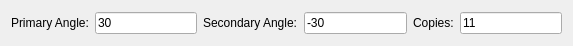
<?xml version="1.0" encoding="UTF-8"?>
<ui version="4.0">
 <class>Rotate2</class>
 <widget class="QWidget" name="Rotate2">
  <property name="geometry">
   <rect>
    <x>0</x>
    <y>0</y>
    <width>573</width>
    <height>46</height>
   </rect>
  </property>
  <layout class="QHBoxLayout" name="horizontalLayout">
   <item>
    <widget class="QLabel" name="AngleLabel">
     <property name="text">
      <string>Primary Angle:</string>
     </property>
     <property name="buddy">
      <cstring>PrimaryAngle</cstring>
     </property>
    </widget>
   </item>
   <item>
    <widget class="RMathLineEdit" name="PrimaryAngle">
     <property name="text">
      <string notr="true">30</string>
     </property>
     <property name="angle" stdset="0">
      <bool>true</bool>
     </property>
    </widget>
   </item>
   <item>
    <widget class="QLabel" name="label">
     <property name="text">
      <string>Secondary Angle:</string>
     </property>
    </widget>
   </item>
   <item>
    <widget class="RMathLineEdit" name="SecondaryAngle">
     <property name="text">
      <string notr="true">-30</string>
     </property>
     <property name="angle" stdset="0">
      <bool>true</bool>
     </property>
    </widget>
   </item>
   <item>
    <widget class="QLabel" name="label_2">
     <property name="text">
      <string>Copies:</string>
     </property>
    </widget>
   </item>
   <item>
    <widget class="RMathLineEdit" name="NumberOfCopies">
     <property name="text">
      <string notr="true">11</string>
     </property>
     <property name="angle" stdset="0">
      <bool>false</bool>
     </property>
    </widget>
   </item>
  </layout>
 </widget>
 <customwidgets>
  <customwidget>
   <class>RMathLineEdit</class>
   <extends>QLineEdit</extends>
   <header>RMathLineEdit.h</header>
  </customwidget>
 </customwidgets>
 <resources/>
 <connections/>
</ui>
